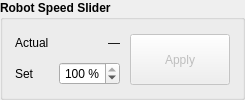
                  <widget class="QGroupBox" name="speed_groupBox">
                    <property name="font">
                      <font>
                        <bold>true</bold>
                      </font>
                    </property>
                    <property name="title">
                      <string>Robot Speed Slider</string>
                    </property>
                    <layout class="QGridLayout" name="speedGrid" columnstretch="0,1,0">
                      <property name="leftMargin">
                        <number>12</number>
                      </property>
                      <property name="topMargin">
                        <number>14</number>
                      </property>
                      <property name="rightMargin">
                        <number>12</number>
                      </property>
                      <property name="bottomMargin">
                        <number>12</number>
                      </property>
                      <property name="horizontalSpacing">
                        <number>10</number>
                      </property>
                      <property name="verticalSpacing">
                        <number>10</number>
                      </property>
                      <item row="0" column="0">
                        <widget class="QLabel" name="label_speed_actual_title">
                          <property name="role" stdset="0">
                            <string>cap</string>
                          </property>
                          <property name="font">
                            <font>
                              <bold>false</bold>
                            </font>
                          </property>
                          <property name="text">
                            <string>Actual</string>
                          </property>
                        </widget>
                      </item>
                      <item row="0" column="1">
                        <widget class="QLabel" name="label_speed_actual">
                          <property name="font">
                            <font>
                              <bold>false</bold>
                            </font>
                          </property>
                          <property name="text">
                            <string>—</string>
                          </property>
                          <property name="alignment">
                            <set>Qt::AlignRight|Qt::AlignVCenter</set>
                          </property>
                        </widget>
                      </item>
                      <item row="0" column="2" rowspan="2">
                        <widget class="QPushButton" name="btn_speed_apply">
                          <property name="enabled">
                            <bool>false</bool>
                          </property>
                          <property name="sizePolicy">
                            <sizepolicy hsizetype="Preferred" vsizetype="Expanding">
                              <horstretch>0</horstretch>
                              <verstretch>0</verstretch>
                            </sizepolicy>
                          </property>
                          <property name="minimumSize">
                            <size>
                              <width>100</width>
                              <height>0</height>
                            </size>
                          </property>
                          <property name="toolTip">
                            <string>Send the Set value to the robot speed slider</string>
                          </property>
                          <property name="font">
                            <font>
                              <bold>false</bold>
                            </font>
                          </property>
                          <property name="text">
                            <string>Apply</string>
                          </property>
                        </widget>
                      </item>
                      <item row="1" column="0">
                        <widget class="QLabel" name="label_speed_slider">
                          <property name="role" stdset="0">
                            <string>cap</string>
                          </property>
                          <property name="font">
                            <font>
                              <bold>false</bold>
                            </font>
                          </property>
                          <property name="text">
                            <string>Set</string>
                          </property>
                        </widget>
                      </item>
                      <item row="1" column="1">
                        <widget class="QSpinBox" name="spinBox_velocity">
                          <property name="font">
                            <font>
                              <bold>false</bold>
                            </font>
                          </property>
                          <property name="suffix">
                            <string> %</string>
                          </property>
                          <property name="minimum">
                            <number>1</number>
                          </property>
                          <property name="maximum">
                            <number>100</number>
                          </property>
                          <property name="value">
                            <number>100</number>
                          </property>
                          <property name="alignment">
                            <set>Qt::AlignRight|Qt::AlignVCenter</set>
                          </property>
                        </widget>
                      </item>
                    </layout>
                  </widget>
